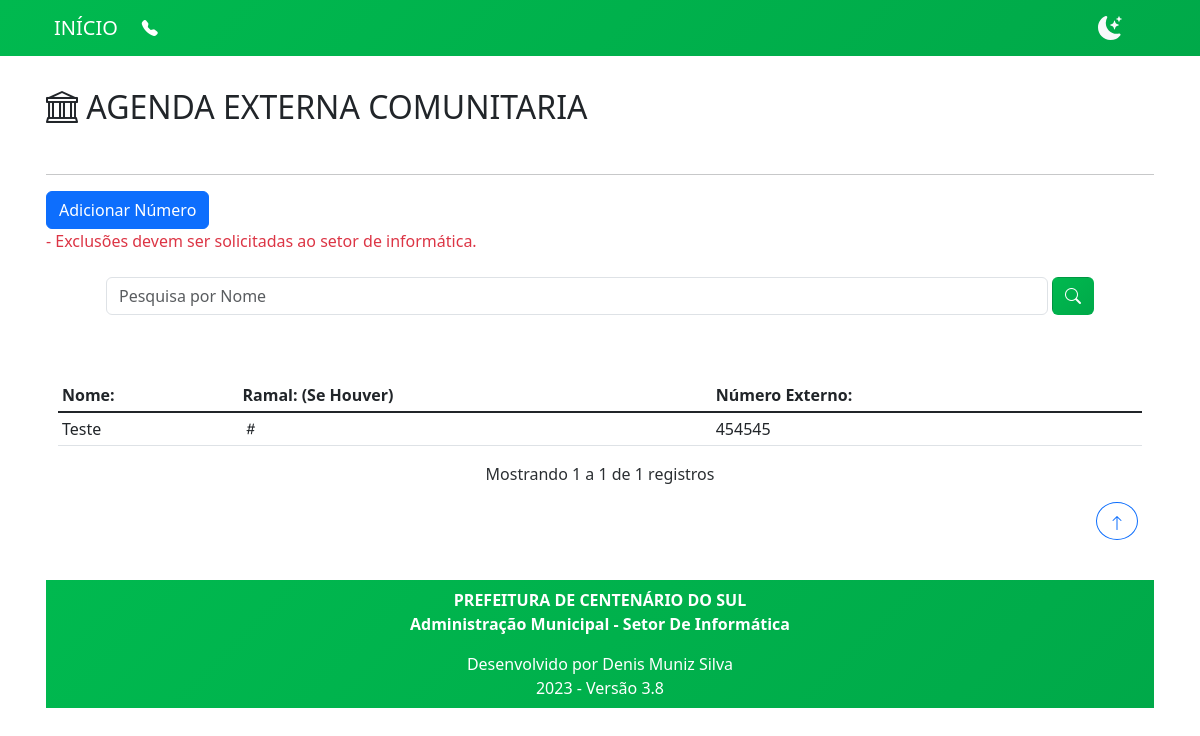
/agenda/externa/, run on an earlier commit of the app's database.
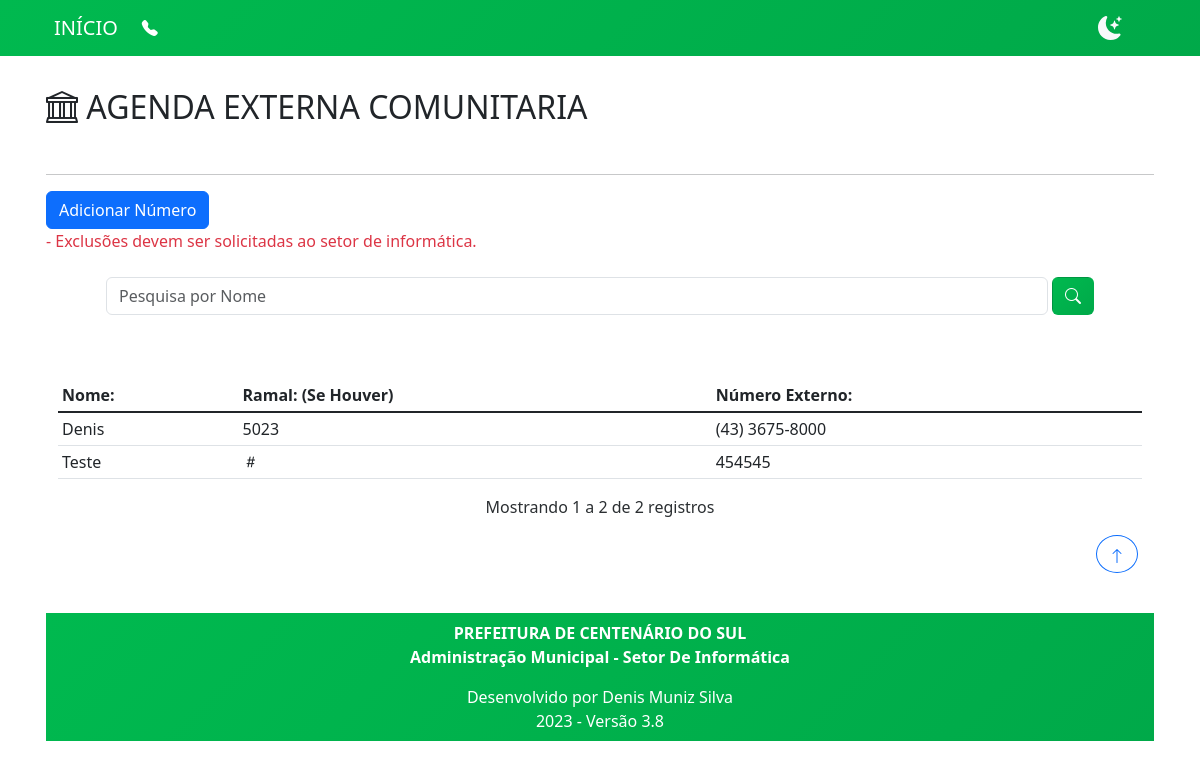
And on a later commit of the database.
### agenda_externa/models.py (models this page shows, shortened)
class Agenda_Externa(models.Model):
    data = models.DateTimeField(auto_now_add=True, verbose_name=_('Data'))
    destino = models.CharField(max_length=200, verbose_name=_('Nome'))
    ramal = models.CharField(max_length=4, verbose_name=_('Ramal (Se houver)'), null=True, blank=True)
    numero_externo = models.CharField(max_length=20, verbose_name=_('Número'))

### agenda_externa/views.py (the view)
# urls.py: path('agenda/externa/', v_AgendaExterna.as_view(), name='Agenda_Externa'),
class v_AgendaExterna(ListView):
    paginate_by = 30
    model = Agenda_Externa
    template_name = 'agenda_externa/index.html'
    def get_queryset(self):
        queryset = super().get_queryset()
        query = self.request.GET.get('q')
        if query:
            queryset = queryset.filter(destino__icontains=query)
        queryset = queryset.order_by('destino')
        return queryset

### agenda_externa/templates/agenda_externa/index.html (shortened to what this page needs)
{% extends 'base.html' %}
{% load static %}
{% block pagina %}
<h2 class="mt-3 mb-5">
    <i class="bi bi-bank"></i>
    AGENDA EXTERNA COMUNITARIA
</h2>
<hr class="pesquisa mt-5">
<div>
    <a class="btn btn-primary" href='{% url "Agenda_Externa_added" %}' role="button">Adicionar Número</a>
    <p class="text-danger">
        - Exclusões devem ser solicitadas ao setor de informática.
    </p>
<div>
<div class="container">
    <div class="container">
    <form method="get">
        <div class="row">
            <div class="container mb-5 mt-2 px-5">
                <div class="d-flex align-items-end" id="busca">
                    <input type="text" name="q" value="{{ request.GET.q }}" placeholder="Pesquisa por Nome"
                        class="form-control">
                    <button type="submit" title="Pesquisar Registros" class="btn corPrimaria ms-1">
                        <i class="bi bi-search" id="lupacep"></i>
                    </button>
                </div>
            </div>
        </div>
    </form>
</div>
    <div class="table-responsive">
        <table class="table table-sm table-hover mt-3">
            <thead>
                <tr>
                    <th scope="col" rowspan="2">Nome:</th>
                    <th scope="col" class="">Ramal: (Se Houver)</th>
                    <th scope="col" class="">Número Externo:</th>
                </tr>
            </thead>
            <tbody class="table-group-divider">
                {% for item in object_list %}
                <tr>
                    <td class="text-capitalize">
                        {{ item.destino }}
                    </td>
                    <td class="">
                        {% if item.ramal %}
                            {{ item.ramal }}
                        {% else %}
                            <i class="bi bi-hash"></i>
                        {% endif %}
                    </td>
                    <td class="">
                        {% if item.numero_externo %}
                            {{ item.numero_externo }}
                        {% else %}
                            <i class="bi bi-hash"></i>
                        {% endif %}
                    </td>
                </tr>
                {% endfor %}
            </tbody>
        </table>
    </div>
</div>
{% include "paginacao.html" %}
{% endblock pagina %}

### templates/base.html (shortened to what this page needs)
<!doctype html>
{% load static %}
<html lang="pt-br" data-bs-theme="light">
<head>
    <link rel="stylesheet" href="https://cdn.jsdelivr.net/npm/bootstrap-icons@1.10.5/font/bootstrap-icons.css">
    <link rel="stylesheet" href="{% static 'css/Bootstrap.v5.3.0.css' %}">
    <link rel="stylesheet" href="{% static 'css/main.css' %}">
</head>
<body class="">
    {% include 'menu.html' %}
    <div class="pt-3 ps-3 pe-3 container botao-hover">
        {% block pagina %}{% endblock pagina %}
    </div>
    {% block topo %}
    <div class="pb-3 ps-3 pe-3 container">
        <div class="clearfix pb-4">
            <a href="#topo" class="float-end text-decoration-none text-reset ms-2">
                <button type="button" class="btn btn-outline-primary rounded-circle">
                    <svg xmlns="http://www.w3.org/2000/svg" width="16" height="16" fill="currentColor"
                        class="bi bi-arrow-up" viewBox="0 0 16 16">
                        <path fill-rule="evenodd"
                            d="M8 15a.5.5 0 0 0 .5-.5V2.707l3.146 3.147a.5.5 0 0 0 .708-.708l-4-4a.5.5 0 0 0-.708 0l-4 4a.5.5 0 1 0 .708.708L7.5 2.707V14.5a.5.5 0 0 0 .5.5z" />
                    </svg>
                </button>
            </a>
        </div>
    </div>
    {% endblock topo %}
    {% block rodape %}
        {% include 'footer.html' %}
    {% endblock rodape %}
</body>
</html>

### templates/menu.html (shortened to what this page needs)
<header class="corPrimaria sticky-top">
    <div class="container">
        <nav class="navbar navbar-expand-lg">
            <div class="container-fluid">
                <a class="navbar-brand" href="{% url 'inicio' %}">INÍCIO</a>
                <div class="collapse navbar-collapse justify-content-end p-0" id="navbarSupportedContent">
                    <ul class="navbar-nav me-auto mb-2 mb-lg-0">
                            <li class="nav-item">
                                <a class="nav-link" href="{% url 'Agenda' %}">
                                    <i class="bi bi-telephone-fill"></i>
                                </a>
                            </li>
                    </ul>
                    <div class="d-flex" >
                        {% include "tema.html" %}
                    </div>
                </div>
            </div>
        </nav>
    </div>
</header>

### templates/tema.html (shortened to what this page needs)
<ul class="navbar-nav ">
    <li class="navbar-item">
        <button class="btn btn-sm text-light me-3 border-0" type="button" onclick="CapTheme()" id="current-theme" title="Tema">
        </button>
    </li>
</ul>

### templates/paginacao.html (shortened to what this page needs)
{% if page_obj.paginator.count > 0 %}
    <div class="text-center fw-lighter text-secondary-emphasis mb-3">
        Mostrando {{ page_obj.start_index }} a {{ page_obj.end_index }} de {{ page_obj.paginator.count }} registros
    </div>
{% endif %}

### templates/footer.html
<footer class="corPrimaria sticky-botton">
    <div class="text-center p-2">
        <p class="fw-semibold container-fluid ">
            PREFEITURA DE CENTENÁRIO DO SUL<br>
            Administração Municipal - Setor De Informática
        </p>
        <p class="p-0 m-0 g-0">
            Desenvolvido por Denis Muniz Silva<br>
            2023 - Versão 3.8
        </p>
    </div>
</footer>

### static/css/main.css (style rules this page uses)
.corPrimaria { background: rgb(0,122,55); background: linear-gradient(-45deg, #007A37, #00B94F); background-size: 400% 400%; animation: Gradient 10s ease infinite; color: #fff; }
.corPrimaria a { background: #00000000; color: #fff; }

What changed in the data, as far as the page shows it:
added Agenda_Externa: destino "Denis", ramal "5023", numero_externo "(43) 3675-8000"
Also different on the page:
{{ page_obj.end_index }}: "1" → "2"
{{ page_obj.paginator.count }}: "1" → "2"
